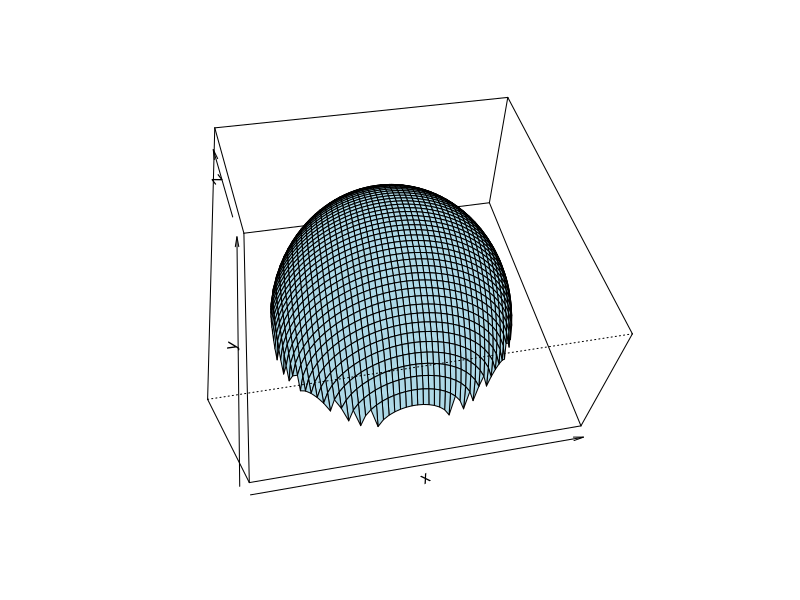
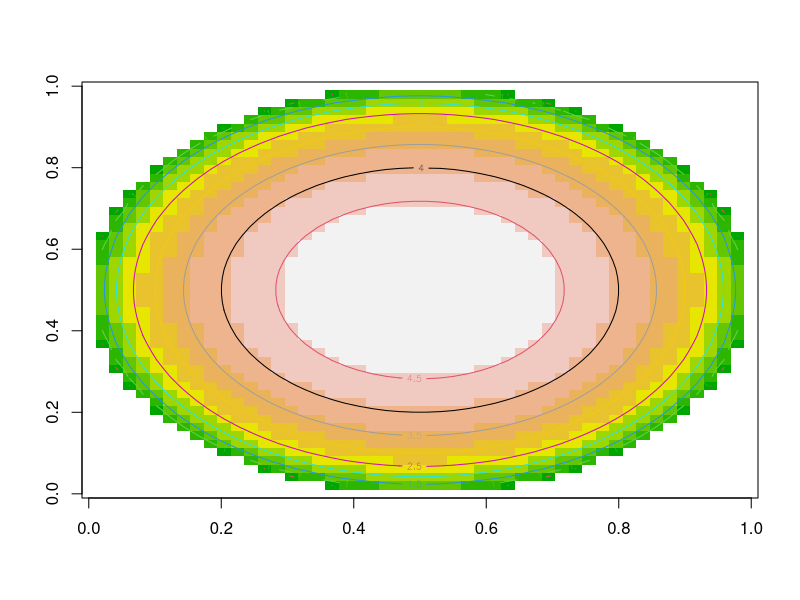
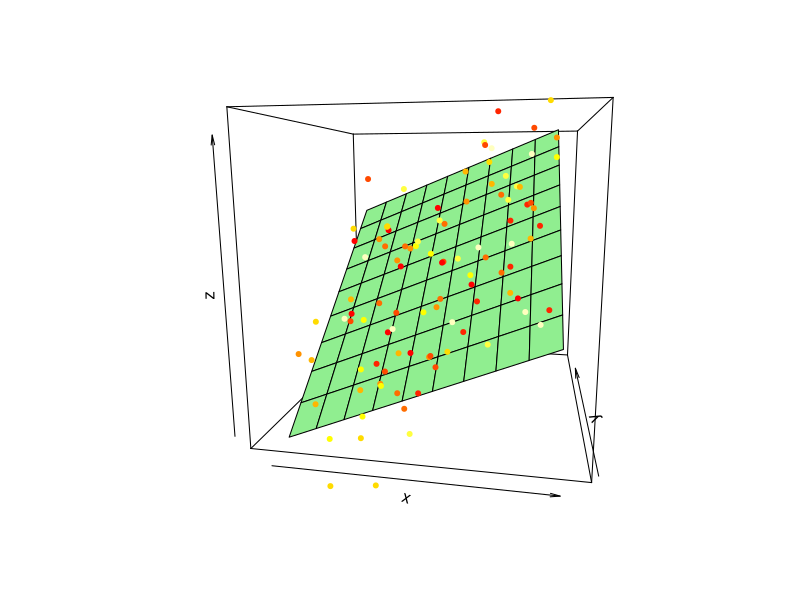

The R script that drew these images, in order:
rm(list=ls())

# Data Visualization 3 (Contour) Exercise

#1.Draw contour lines of an upper half of a sphere with a radius of 5 and also make image

x <- matrix(rep(seq(-5, 5, length=50), 50), 50, 50)
y <- t(x)

z_sq <- (5^2 - x^2 - y^2)*(5^2 -x^2 - y^2 >0)
z <- sqrt(z_sq)
z[z==0] <- NA

f <- function(x,y) {r <- z}

persp(x[,1], y[1,], z, theta = -10, phi = 50, expand = 0.5, col = "lightblue", 
      xlim=c(-6,6), ylim=c(-6,6), xlab="x",
      ylab="y", zlab="z")
image(z, col=terrain.colors(10))
contour(z, col=1:10, add=T)



# Run the following regression model and draw a graph in 3-D.
x1 <- runif(100, min=-1, max=1)
y1 <- runif(100, min=-1, max=1)
z1 <- 1 + x1 + 2 * y1 + rnorm(100)
reg <- lm(z1~x1+y1)

x1m <- matrix(rep(seq(-1,1, length=10), 10), 10, 10)
y1m <- t(x1m)
zhat <- reg$coefficients[1] + reg$coefficients[2]*x1m + reg$coefficients[3]*y1m

surface <- persp(x1m[,1], y1m[1,], zhat, theta = 10, phi = 10, expand = 1, col = "lightgreen", 
                 xlim=c(-1.2,1.2), ylim=c(-1.2,1.2), xlab="x", ylab="y", zlab="z")
xy.list = trans3d(x1, y1, z1, surface)
points(xy.list, pch=20, col=heat.colors(10))
